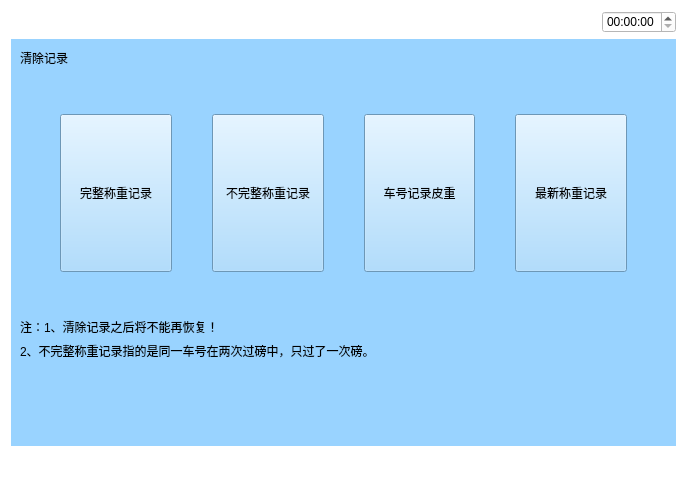
<?xml version="1.0" encoding="UTF-8"?>
<ui version="4.0">
 <class>Qingchujillu</class>
 <widget class="QWidget" name="Qingchujillu">
  <property name="geometry">
   <rect>
    <x>0</x>
    <y>0</y>
    <width>687</width>
    <height>488</height>
   </rect>
  </property>
  <property name="windowTitle">
   <string>Form</string>
  </property>
  <property name="styleSheet">
   <string notr="true">background-color: rgb(255, 255, 255);</string>
  </property>
  <layout class="QVBoxLayout" name="verticalLayout_4" stretch="1,5,1">
   <item>
    <layout class="QHBoxLayout" name="horizontalLayout_5">
     <item>
      <widget class="QPushButton" name="pushButton">
       <property name="text">
        <string/>
       </property>
       <property name="icon">
        <iconset resource="myimages.qrc">
         <normaloff>:/image/images/4g.png</normaloff>:/image/images/4g.png</iconset>
       </property>
       <property name="flat">
        <bool>true</bool>
       </property>
      </widget>
     </item>
     <item>
      <widget class="QPushButton" name="pushButton_2">
       <property name="text">
        <string/>
       </property>
       <property name="icon">
        <iconset resource="myimages.qrc">
         <normaloff>:/image/images/wireless.svg</normaloff>:/image/images/wireless.svg</iconset>
       </property>
       <property name="flat">
        <bool>true</bool>
       </property>
      </widget>
     </item>
     <item>
      <widget class="QPushButton" name="pushButton_3">
       <property name="text">
        <string/>
       </property>
       <property name="icon">
        <iconset resource="myimages.qrc">
         <normaloff>:/image/images/bl.svg</normaloff>:/image/images/bl.svg</iconset>
       </property>
       <property name="flat">
        <bool>true</bool>
       </property>
      </widget>
     </item>
     <item>
      <widget class="QPushButton" name="pushButton_4">
       <property name="text">
        <string/>
       </property>
       <property name="icon">
        <iconset resource="myimages.qrc">
         <normaloff>:/image/images/locate.svg</normaloff>:/image/images/locate.svg</iconset>
       </property>
       <property name="flat">
        <bool>true</bool>
       </property>
      </widget>
     </item>
     <item>
      <spacer name="horizontalSpacer_4">
       <property name="orientation">
        <enum>Qt::Horizontal</enum>
       </property>
       <property name="sizeHint" stdset="0">
        <size>
         <width>40</width>
         <height>20</height>
        </size>
       </property>
      </spacer>
     </item>
     <item>
      <widget class="QTimeEdit" name="timeEdit_2"/>
     </item>
    </layout>
   </item>
   <item>
    <widget class="QWidget" name="widget" native="true">
     <property name="sizePolicy">
      <sizepolicy hsizetype="Preferred" vsizetype="Preferred">
       <horstretch>0</horstretch>
       <verstretch>0</verstretch>
      </sizepolicy>
     </property>
     <property name="contextMenuPolicy">
      <enum>Qt::DefaultContextMenu</enum>
     </property>
     <property name="styleSheet">
      <string notr="true">background-color: rgb(153, 211, 255);</string>
     </property>
     <layout class="QVBoxLayout" name="verticalLayout_2" stretch="1,4,2">
      <item>
       <layout class="QHBoxLayout" name="horizontalLayout">
        <item>
         <widget class="QLabel" name="label">
          <property name="text">
           <string>清除记录</string>
          </property>
         </widget>
        </item>
        <item>
         <spacer name="horizontalSpacer">
          <property name="orientation">
           <enum>Qt::Horizontal</enum>
          </property>
          <property name="sizeHint" stdset="0">
           <size>
            <width>40</width>
            <height>20</height>
           </size>
          </property>
         </spacer>
        </item>
        <item>
         <layout class="QVBoxLayout" name="verticalLayout"/>
        </item>
       </layout>
      </item>
      <item>
       <layout class="QHBoxLayout" name="horizontalLayout_4">
        <property name="spacing">
         <number>40</number>
        </property>
        <property name="margin">
         <number>40</number>
        </property>
        <item>
         <widget class="QPushButton" name="allRecord">
          <property name="sizePolicy">
           <sizepolicy hsizetype="Minimum" vsizetype="Minimum">
            <horstretch>0</horstretch>
            <verstretch>0</verstretch>
           </sizepolicy>
          </property>
          <property name="text">
           <string>完整称重记录</string>
          </property>
         </widget>
        </item>
        <item>
         <widget class="QPushButton" name="incompleteQuery">
          <property name="sizePolicy">
           <sizepolicy hsizetype="Minimum" vsizetype="Minimum">
            <horstretch>0</horstretch>
            <verstretch>0</verstretch>
           </sizepolicy>
          </property>
          <property name="text">
           <string>不完整称重记录</string>
          </property>
         </widget>
        </item>
        <item>
         <widget class="QPushButton" name="printTable">
          <property name="sizePolicy">
           <sizepolicy hsizetype="Minimum" vsizetype="Minimum">
            <horstretch>0</horstretch>
            <verstretch>0</verstretch>
           </sizepolicy>
          </property>
          <property name="text">
           <string>车号记录皮重</string>
          </property>
         </widget>
        </item>
        <item>
         <widget class="QPushButton" name="clear">
          <property name="sizePolicy">
           <sizepolicy hsizetype="Minimum" vsizetype="Minimum">
            <horstretch>0</horstretch>
            <verstretch>0</verstretch>
           </sizepolicy>
          </property>
          <property name="text">
           <string>最新称重记录</string>
          </property>
         </widget>
        </item>
       </layout>
      </item>
      <item>
       <layout class="QVBoxLayout" name="verticalLayout_3">
        <item>
         <widget class="QLabel" name="label_2">
          <property name="text">
           <string>注：1、清除记录之后将不能再恢复！</string>
          </property>
          <property name="scaledContents">
           <bool>true</bool>
          </property>
         </widget>
        </item>
        <item>
         <widget class="QLabel" name="label_3">
          <property name="text">
           <string>2、不完整称重记录指的是同一车号在两次过磅中，只过了一次磅。</string>
          </property>
         </widget>
        </item>
        <item>
         <spacer name="verticalSpacer">
          <property name="orientation">
           <enum>Qt::Vertical</enum>
          </property>
          <property name="sizeHint" stdset="0">
           <size>
            <width>20</width>
            <height>40</height>
           </size>
          </property>
         </spacer>
        </item>
        <item>
         <widget class="QLabel" name="label_4">
          <property name="text">
           <string/>
          </property>
         </widget>
        </item>
       </layout>
      </item>
     </layout>
    </widget>
   </item>
   <item>
    <layout class="QHBoxLayout" name="horizontalLayout_2">
     <item>
      <widget class="QPushButton" name="returnIndex">
       <property name="font">
        <font>
         <family>AR PL UMing TW MBE</family>
        </font>
       </property>
       <property name="styleSheet">
        <string notr="true">border-image: url(:/image/images/index.svg);</string>
       </property>
       <property name="text">
        <string/>
       </property>
       <property name="icon">
        <iconset resource="myimages.qrc">
         <normaloff>:/image/images/index.svg</normaloff>:/image/images/index.svg</iconset>
       </property>
       <property name="iconSize">
        <size>
         <width>40</width>
         <height>40</height>
        </size>
       </property>
       <property name="flat">
        <bool>true</bool>
       </property>
      </widget>
     </item>
     <item>
      <spacer name="horizontalSpacer_3">
       <property name="orientation">
        <enum>Qt::Horizontal</enum>
       </property>
       <property name="sizeHint" stdset="0">
        <size>
         <width>40</width>
         <height>20</height>
        </size>
       </property>
      </spacer>
     </item>
     <item>
      <spacer name="horizontalSpacer_2">
       <property name="orientation">
        <enum>Qt::Horizontal</enum>
       </property>
       <property name="sizeHint" stdset="0">
        <size>
         <width>40</width>
         <height>20</height>
        </size>
       </property>
      </spacer>
     </item>
     <item>
      <widget class="QPushButton" name="returnPage">
       <property name="text">
        <string/>
       </property>
       <property name="icon">
        <iconset resource="myimages.qrc">
         <normaloff>:/image/images/shangyiye.svg</normaloff>:/image/images/shangyiye.svg</iconset>
       </property>
       <property name="iconSize">
        <size>
         <width>40</width>
         <height>40</height>
        </size>
       </property>
       <property name="flat">
        <bool>true</bool>
       </property>
      </widget>
     </item>
    </layout>
   </item>
  </layout>
 </widget>
 <resources>
  <include location="myimages.qrc"/>
 </resources>
 <connections/>
</ui>
